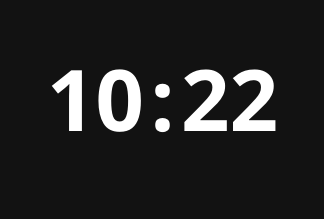
<?xml version="1.0" encoding="UTF-8"?>
<ui version="4.0">
 <class>MainWindow</class>
 <widget class="QMainWindow" name="MainWindow">
  <property name="geometry">
   <rect>
    <x>0</x>
    <y>0</y>
    <width>324</width>
    <height>219</height>
   </rect>
  </property>
  <property name="windowTitle">
   <string>MainWindow</string>
  </property>
  <property name="styleSheet">
   <string notr="true">QMainWindow, QWidget {
	color: white;
	background-color: #121212;
	font-family: Rubik;
	font-weight: 600;
}
QLabel {
	font-size: 64pt;
}</string>
  </property>
  <widget class="QWidget" name="central_widget">
   <property name="enabled">
    <bool>true</bool>
   </property>
   <property name="sizePolicy">
    <sizepolicy hsizetype="Maximum" vsizetype="Maximum">
     <horstretch>0</horstretch>
     <verstretch>0</verstretch>
    </sizepolicy>
   </property>
   <layout class="QVBoxLayout" name="verticalLayout">
    <item>
     <layout class="QHBoxLayout" name="h_layout">
      <item>
       <widget class="QLabel" name="hours_label">
        <property name="sizePolicy">
         <sizepolicy hsizetype="Minimum" vsizetype="Maximum">
          <horstretch>0</horstretch>
          <verstretch>0</verstretch>
         </sizepolicy>
        </property>
        <property name="text">
         <string>10</string>
        </property>
        <property name="textFormat">
         <enum>Qt::MarkdownText</enum>
        </property>
        <property name="alignment">
         <set>Qt::AlignRight|Qt::AlignTrailing|Qt::AlignVCenter</set>
        </property>
       </widget>
      </item>
      <item>
       <widget class="QLabel" name="dots_label">
        <property name="sizePolicy">
         <sizepolicy hsizetype="Fixed" vsizetype="Fixed">
          <horstretch>0</horstretch>
          <verstretch>0</verstretch>
         </sizepolicy>
        </property>
        <property name="text">
         <string>:</string>
        </property>
        <property name="alignment">
         <set>Qt::AlignCenter</set>
        </property>
       </widget>
      </item>
      <item>
       <widget class="QLabel" name="minutes_label">
        <property name="sizePolicy">
         <sizepolicy hsizetype="Minimum" vsizetype="Maximum">
          <horstretch>0</horstretch>
          <verstretch>0</verstretch>
         </sizepolicy>
        </property>
        <property name="text">
         <string>22</string>
        </property>
        <property name="alignment">
         <set>Qt::AlignLeading|Qt::AlignLeft|Qt::AlignVCenter</set>
        </property>
       </widget>
      </item>
     </layout>
    </item>
   </layout>
  </widget>
  <widget class="QStatusBar" name="statusbar"/>
 </widget>
 <resources/>
 <connections/>
</ui>
